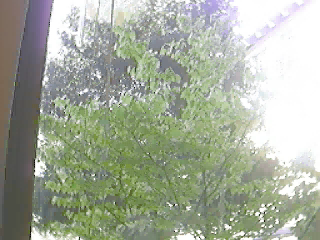
//> input picture frame 45 of tree.avi, 320 x 240 px
$ ./Exercises_8_1   (built with g++ and OpenCV 4)
//> lines starting //> are read from the running program, lines starting //| are printed output that depends on the picture
//Exercises_8_1.cpp Exercises at end of Chapter 8
//1
#include <opencv2/opencv.hpp>
#include <iostream>

using namespace cv;
using namespace std;

int main() {

    /************************************************************************/
    /* 1.  Create a program that
    (1) reads frames from a video,
    (2) turns the result to gray‐scale,  and
    (3) performs  Canny  edge  detection  on  the  image.
    Display  all  three stages of processing in three different windows, with each window appropriately
    named for its function.
    a.  Display  all  three  stages  of  processing  in  one  image.  (Hint:  create  another
    image of the same height but three times the width as the video frame. Copy
    the  images  into  this,  either  by  using  pointers  or  (more  cleverly)  by  creating
    three new image headers that point to the beginning of and to one-third and
    two-thirds of the way into the imageData. Then use Mat::copyTo().)
    b.  Write  appropriate  text  labels  describing  the  processing  in  each  of  the  three
    slots.*/
    /************************************************************************/

    VideoCapture capture;
    if (!capture.open("tree.avi")) {
        cout << "Could not open " << "tree.avi" << endl;
        return 1;
    }
    double rate = capture.get(CV_CAP_PROP_FPS);
    Mat MatFrame;
    Mat MatGray;
    Mat MatCanny;
    int delay = 1000 / rate;
    cout << "rate = " << rate << ", delay = " << delay << endl;
    cout << "\nEsq to exit, or let it run out, then any key to release capture and exit.\n" << endl;
    int frame_count = 0;
    while (1) {
        capture >> MatFrame;
//> MatFrame is the input picture: 240 rows x 320 cols, CV_8UC3; mean B, G, R 155, 171.9, 164.7
        if (!MatFrame.data) {
            cout << "Done with capture" << endl;
            break;
        }

        //(1)
        imshow("Raw Video", MatFrame);
        //(2)
        cvtColor(MatFrame, MatGray, COLOR_BGR2GRAY);
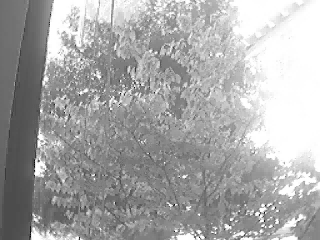
//> MatGray: 240 rows x 320 cols, CV_8UC1; min 8, max 255, mean 167.8
        imshow("Gray Video", MatGray);
        //(3)
        Canny(MatGray, MatCanny, 100, 255);
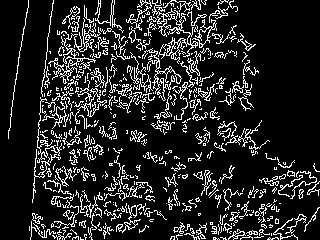
//> MatCanny: 240 rows x 320 cols, CV_8UC1; 14.6% white in thin lines or dots
        imshow("Canny Video", MatCanny);
        //question a
        Mat MatAll(MatFrame.rows, 3 * MatFrame.cols, CV_8UC3, Scalar::all(0));
        cvtColor(MatGray, MatGray, COLOR_GRAY2BGR);
//> MatGray: 240 rows x 320 cols, CV_8UC3
        cvtColor(MatCanny, MatCanny, COLOR_GRAY2BGR);
//> MatCanny: 240 rows x 320 cols, CV_8UC3; 14.6% white in thin lines or dots
        Mat MatSub = MatAll.colRange(0, MatFrame.cols);
        MatFrame.copyTo(MatSub);
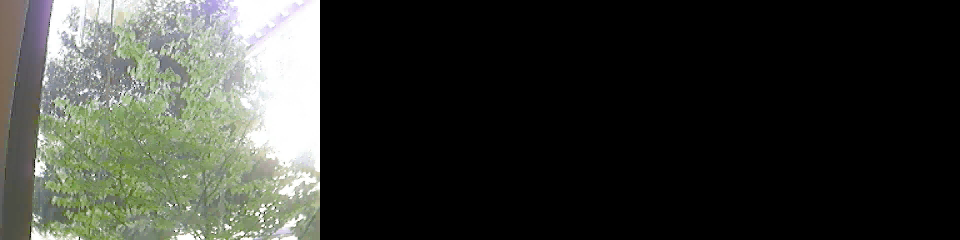
//> MatAll: 240 rows x 960 cols, CV_8UC3; mean B, G, R 51.7, 57.3, 54.9
        MatSub = MatAll.colRange(MatFrame.cols, 2 * MatFrame.cols);
//> MatSub: 240 rows x 320 cols, CV_8UC3; every value is 0
        MatGray.copyTo(MatSub);
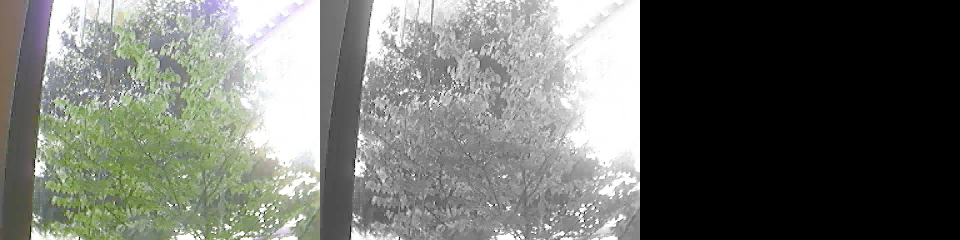
//> MatAll: 240 rows x 960 cols, CV_8UC3; mean B, G, R 107.6, 113.3, 110.8
        MatSub = MatAll.colRange(2 * MatFrame.cols, 3 * MatFrame.cols);
        MatCanny.copyTo(MatSub);
        //question b
        Scalar color = CV_RGB(255, 0, 0);
        putText(MatAll, "raw video", Point(50, 30), CV_FONT_HERSHEY_DUPLEX, 1.0f, color);
        putText(MatAll, "gray video", Point(50 + MatFrame.cols, 30), CV_FONT_HERSHEY_DUPLEX, 1.0f, color);
        putText(MatAll, "canny video", Point(50 + 2 * MatFrame.cols, 30), CV_FONT_HERSHEY_DUPLEX, 1.0f, color);
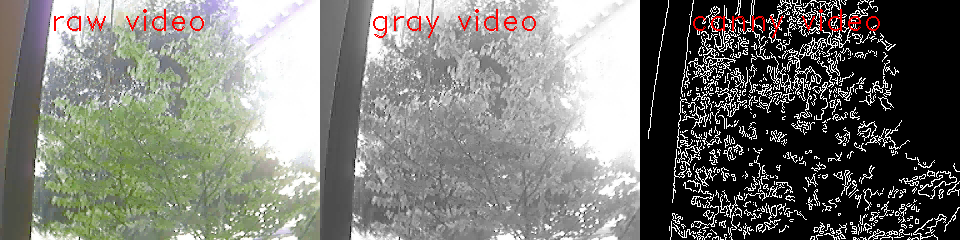
//> MatAll: 240 rows x 960 cols, CV_8UC3; mean B, G, R 118.8, 124.4, 124.1
        imshow("all Video", MatAll);

        if ((cv::waitKey(delay) & 255) == 27)
//> the Esc key is pressed
            break;
    }
    waitKey();
    capture.release();
    return 0;

}
